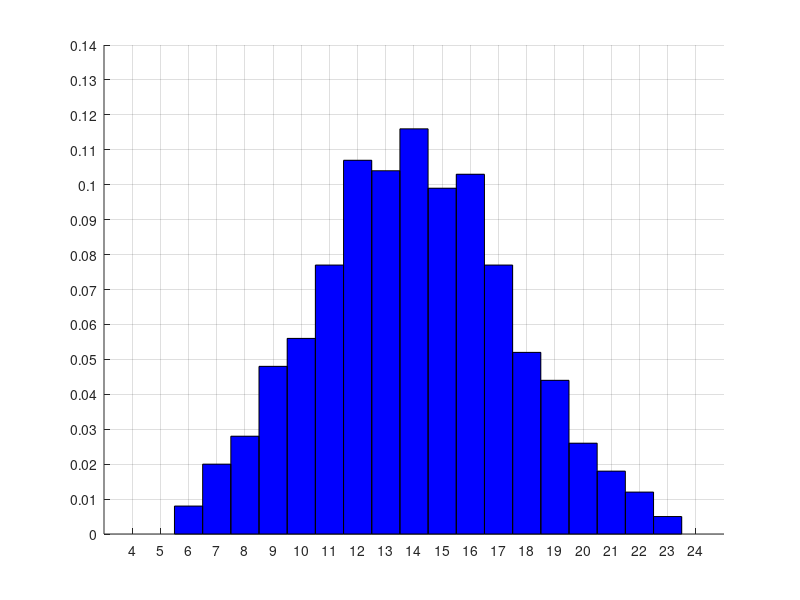

The MATLAB script that drew this image:
function retval = lab3_3_2()
  m = 1000;
  t = randi(6,4,m);

  sume_posibile = 4:24;
  sume_simulari = sum(t); # suma pe coloane

  frecv_abs = hist(sume_simulari, sume_posibile);
  retval = [sume_posibile;frecv_abs];

  clf; grid on; hold on; grid on;
  xticks(sume_posibile);
  xlim([3 25]);
  yticks(0:0.01:0.14);
  ylim([0 0.14]);
  bar(sume_posibile, frecv_abs/m, 'hist', 'FaceColor', 'b');
  #set(findobj('type','patch'),'facealpha',0.7);xlim([-1 n+1]);

  max_f_abs = max(frecv_abs)
  most_freq_sums =sume_posibile(frecv_abs==max_f_abs)

end
